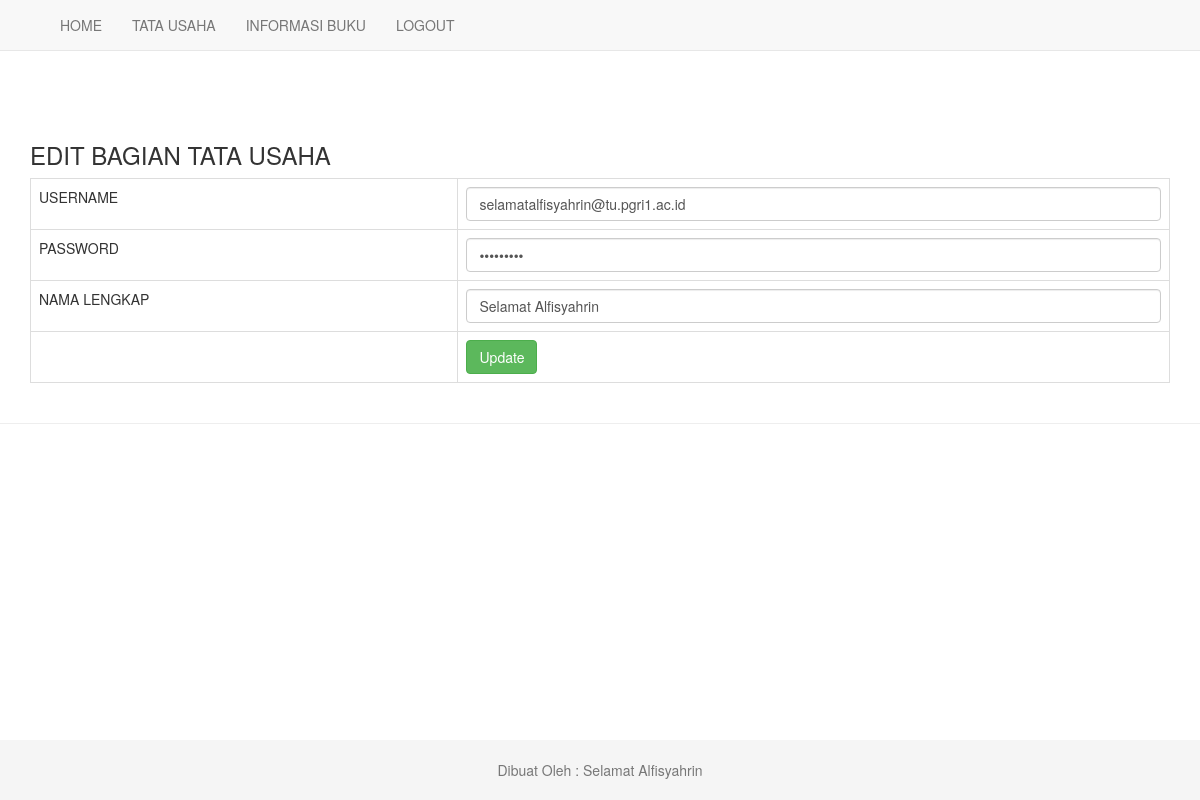
/edit_tu.php?id=5 (signed in), run on the app's committed database.
### tables this page shows
CREATE TABLE `users` (
  `id_user` int(11) NOT NULL,
  `username` varchar(50) NOT NULL,
  `password` varchar(50) NOT NULL,
  `namalengkap` text NOT NULL,
  `level` varchar(50) NOT NULL
);

### edit_tu.php (the view, shortened to what this page needs)
<?php include"header_tu.php";?>
<?php
include'koneksi.php';
$sqlEdit=mysqli_query($konek,"SELECT*FROM users WHERE id_user='$_GET[id]'");
$edit=mysqli_fetch_array($sqlEdit);
?>
<div class="container">
    <h3>EDIT BAGIAN TATA USAHA</h3>
    <form action="" method="POST">
    <div class="table-responsive">
    <table class="table table-bordered">
		<tr>
			<td>USERNAME</td>
			<td><input class="form-control" type="text"   name="username" value="<?php echo $edit['username']; ?>"></td>
		</tr>
        <tr>
			<td>PASSWORD</td>
			<td><input class="form-control" type="password"  name="password" value="<?php echo $edit['password']; ?>"></td>
		</tr>
        <tr>
			<td>NAMA LENGKAP</td>
			<td><input class="form-control" type="text"  name="namalengkap" value="<?php echo $edit['namalengkap']; ?>"></td>
		</tr>
		<tr>
			<td></td>
			<td><input class="btn btn-success"  type="submit" value="Update"/></td>
		</tr>
	</table>
    </div>
</form>
</div>
<?php include"footer.php";?>

### assets/style.css (style rules this page uses)
html { position: relative; min-height: 100%; }
body { margin-bottom: 60px; }
body > .container { padding: 60px 15px 0; }

### data on the page
users: username "selamatalfisyahrin@tu.pgri1.ac.id", namalengkap "Selamat Alfisyahrin"
